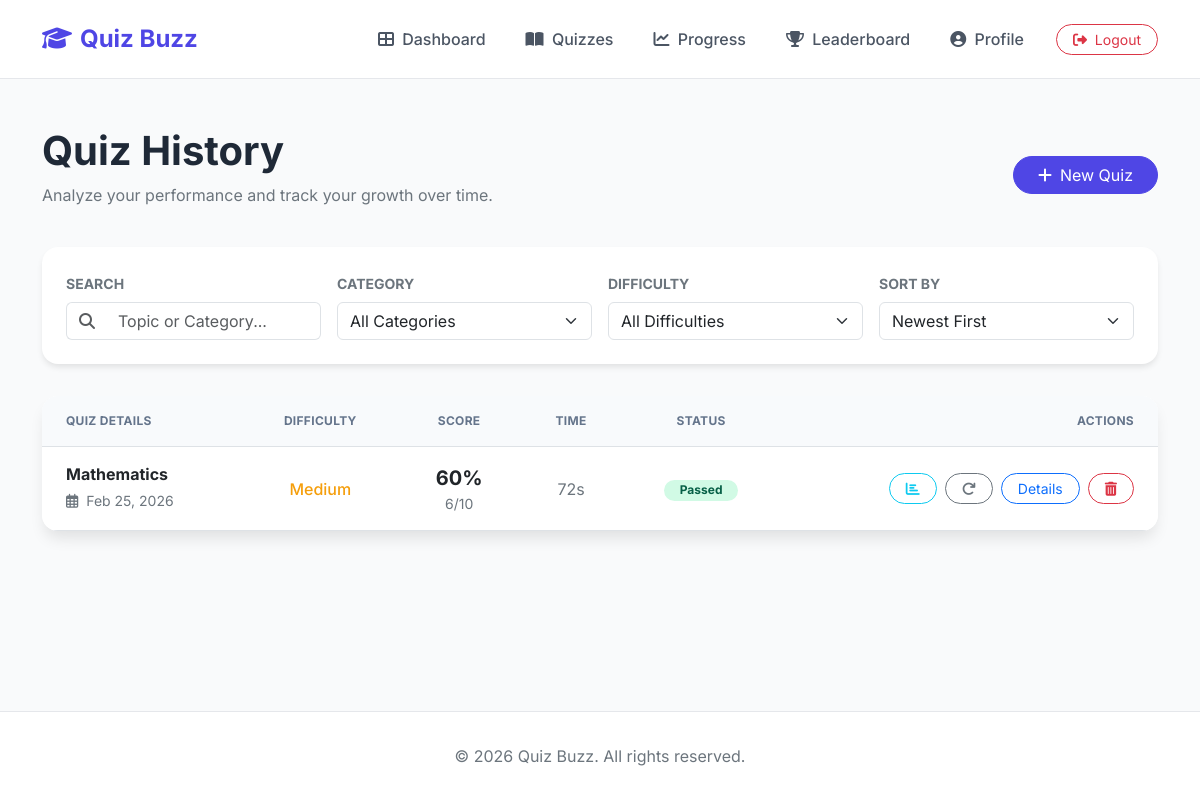
The app's page /quizzes/history/ (signed in), older data.
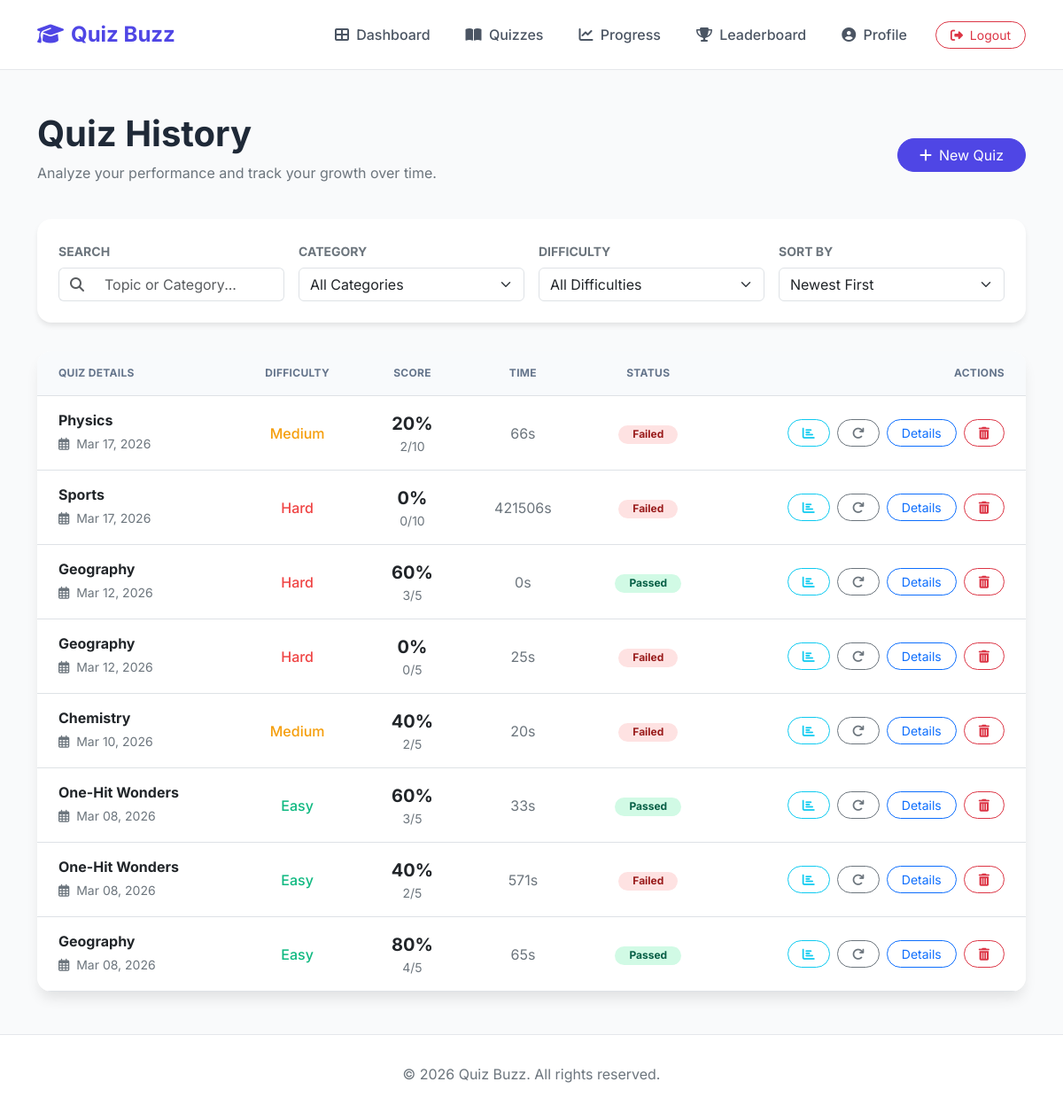
The same page, newer data.
### quizzes/models.py (models this page shows, shortened)
class QuizResult(models.Model):
    quiz_session = models.OneToOneField(QuizSession, on_delete=models.CASCADE, related_name='result')
    score = models.IntegerField()
    total_questions = models.IntegerField()
    percentage = models.FloatField()
    passed = models.BooleanField()
    time_taken = models.IntegerField() # in seconds

class QuizSession(models.Model):
    user = models.ForeignKey(User, on_delete=models.CASCADE)
    subcategory = models.ForeignKey(Subcategory, on_delete=models.CASCADE)
    difficulty = models.CharField(max_length=20)
    created_at = models.DateTimeField(auto_now_add=True)
    completed_at = models.DateTimeField(null=True, blank=True)
    timer_duration = models.IntegerField(default=0) # in seconds
    started_at = models.DateTimeField(null=True, blank=True)

class Subcategory(models.Model):
    category = models.ForeignKey(Category, related_name='subcategories', on_delete=models.CASCADE)
    name = models.CharField(max_length=100)
    description = models.TextField(blank=True)
    class Meta:
        verbose_name_plural = "Subcategories"

### quizzes/views.py (the view)
# urls.py: path('history/', views.quiz_history, name='quiz_history'),
@login_required
def quiz_history(request):
    from .models import QuizResult, Category, Subcategory
    from django.core.paginator import Paginator
    from django.db.models import Q
    category_id = request.GET.get('category')
    difficulty = request.GET.get('difficulty')
    sort_by = request.GET.get('sort', 'date_desc')
    search_query = request.GET.get('search', '')
    results = QuizResult.objects.filter(quiz_session__user=request.user).select_related(
        'quiz_session', 'quiz_session__subcategory', 'quiz_session__subcategory__category'
    )
    if category_id:
        results = results.filter(quiz_session__subcategory__category_id=category_id)
    if difficulty:
        results = results.filter(quiz_session__difficulty=difficulty)
    if search_query:
        results = results.filter(
            Q(quiz_session__subcategory__name__icontains=search_query) |
            Q(quiz_session__subcategory__category__name__icontains=search_query)
        )
    valid_sorts = {
        'date_desc': '-quiz_session__completed_at',
        'date_asc': 'quiz_session__completed_at',
        'score_desc': '-percentage',
        'score_asc': 'percentage',
        'alpha': 'quiz_session__subcategory__name'
    }
    results = results.order_by(valid_sorts.get(sort_by, '-quiz_session__completed_at'))
    paginator = Paginator(results, 10) # 10 per page
    page_number = request.GET.get('page')
    page_obj = paginator.get_page(page_number)
    categories = Category.objects.all()
    context = {
        'page_obj': page_obj,
        'categories': categories,
        'current_category': category_id,
        'current_difficulty': difficulty,
        'current_sort': sort_by,
        'search_query': search_query,
    }
    return render(request, 'quizzes/history.html', context)

### templates/quizzes/history.html (shortened to what the changed rows need)
{% extends 'base.html' %}
{% load static %}
{% block content %}
<div class="row mb-4">
    <div class="col-md-8">
        <h1 class="display-6 fw-bold">Quiz History</h1>
    </div>
</div>
<div class="history-table-card">
    <div class="table-responsive">
        <table class="table table-hover mb-0">
            <thead>
                <tr>
                    <th>Quiz Details</th>
                    <th class="text-center">Difficulty</th>
                    <th class="text-center">Score</th>
                    <th class="text-center">Time</th>
                    <th class="text-center">Status</th>
                    <th class="text-end">Actions</th>
                </tr>
            </thead>
            <tbody>
                {% for result in page_obj %}
                <tr>
                    <td>
                        <div>
                            <h6 class="mb-1 fw-bold">{{ result.quiz_session.subcategory.name }}</h6>
                            <small class="text-secondary">
                                <i class="far fa-calendar-alt me-1"></i> {{ result.quiz_session.completed_at|date:"M d, Y" }}
                            </small>
                        </div>
                    </td>
                    <td class="text-center">
                        <span class="fw-medium difficulty-{{ result.quiz_session.difficulty }}">
                            {{ result.quiz_session.difficulty|title }}
                        </span>
                    </td>
                    <td class="text-center">
                        <div class="fw-bold fs-5">{{ result.percentage|floatformat:0 }}%</div>
                        <div class="text-secondary small">{{ result.score }}/{{ result.total_questions }}</div>
                    </td>
                    <td class="text-center text-secondary">
                        {{ result.time_taken }}s
                    </td>
                    <td class="text-center">
                        {% if result.passed %}
                        <span class="badge rounded-pill badge-passed px-3">Passed</span>
                        {% else %}
                        <span class="badge rounded-pill badge-failed px-3">Failed</span>
                        {% endif %}
                    </td>
                    <td class="text-end">
                        <div class="d-flex justify-content-end gap-2">
                            <a href="{% url 'quizzes:compare_attempts' %}?subcategory={{ result.quiz_session.subcategory.id }}"
                                class="btn btn-sm btn-outline-info rounded-pill px-3" title="Compare attempts">
                                <i class="fas fa-chart-bar"></i>
                            </a>
                            <a href="{% url 'quizzes:retake_quiz' result.quiz_session.id %}"
                                class="btn btn-sm btn-outline-secondary rounded-pill px-3" title="Retake Quiz">
                                <i class="fas fa-redo"></i>
                            </a>
                            <a href="{% url 'quizzes:quiz_results' %}?session_id={{ result.quiz_session.id }}"
                                class="btn btn-sm btn-outline-primary rounded-pill px-3">Details</a>
                            <a href="{% url 'quizzes:delete_quiz' result.quiz_session.id %}?next=history"
                                class="btn btn-sm btn-outline-danger rounded-pill px-3"
                                onclick="return confirm('Delete this quiz record permanently?')">
                                <i class="fas fa-trash-alt"></i>
                            </a>
                        </div>
                    </td>
                </tr>
                {% endfor %}
            </tbody>
        </table>
    </div>
</div>
{% endblock %}

Row changes from the older to the newer data that the page shows:
removed QuizResult: quiz_session.subcategory.name "Mathematics", quiz_session.completed_at "Feb 25, 2026", quiz_session.difficulty "Medium", percentage "60", score "6", total_questions "10", time_taken "72", passed "Passed"
added QuizResult: quiz_session.subcategory.name "Physics", quiz_session.completed_at "Mar 17, 2026", quiz_session.difficulty "Medium", percentage "20", score "2", total_questions "10", time_taken "66", passed "Failed"
added QuizResult: quiz_session.subcategory.name "Sports", quiz_session.completed_at "Mar 17, 2026", quiz_session.difficulty "Hard", percentage "0", score "0", total_questions "10", time_taken "421506", passed "Failed"
added QuizResult: quiz_session.subcategory.name "Geography", quiz_session.completed_at "Mar 12, 2026", quiz_session.difficulty "Hard", percentage "60", score "3", total_questions "5", time_taken "0", passed "Passed"
added QuizResult: quiz_session.subcategory.name "Geography", quiz_session.completed_at "Mar 12, 2026", quiz_session.difficulty "Hard", percentage "0", score "0", total_questions "5", time_taken "25", passed "Failed"
added QuizResult: quiz_session.subcategory.name "Chemistry", quiz_session.completed_at "Mar 10, 2026", quiz_session.difficulty "Medium", percentage "40", score "2", total_questions "5", time_taken "20", passed "Failed"
added QuizResult: quiz_session.subcategory.name "One-Hit Wonders", quiz_session.completed_at "Mar 08, 2026", quiz_session.difficulty "Easy", percentage "60", score "3", total_questions "5", time_taken "33", passed "Passed"
added QuizResult: quiz_session.subcategory.name "One-Hit Wonders", quiz_session.completed_at "Mar 08, 2026", quiz_session.difficulty "Easy", percentage "40", score "2", total_questions "5", time_taken "571", passed "Failed"
added QuizResult: quiz_session.subcategory.name "Geography", quiz_session.completed_at "Mar 08, 2026", quiz_session.difficulty "Easy", percentage "80", score "4", total_questions "5", time_taken "65", passed "Passed"
